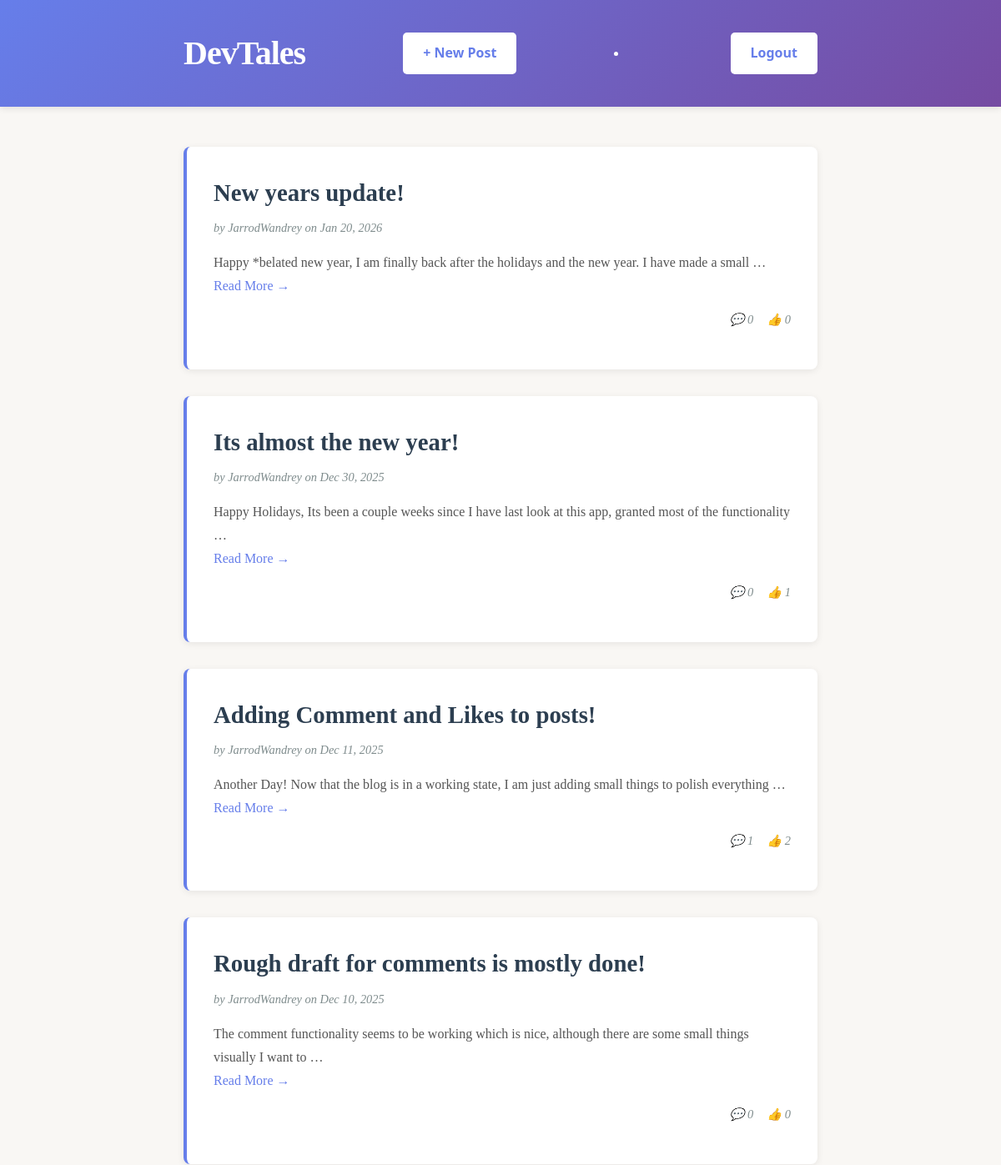
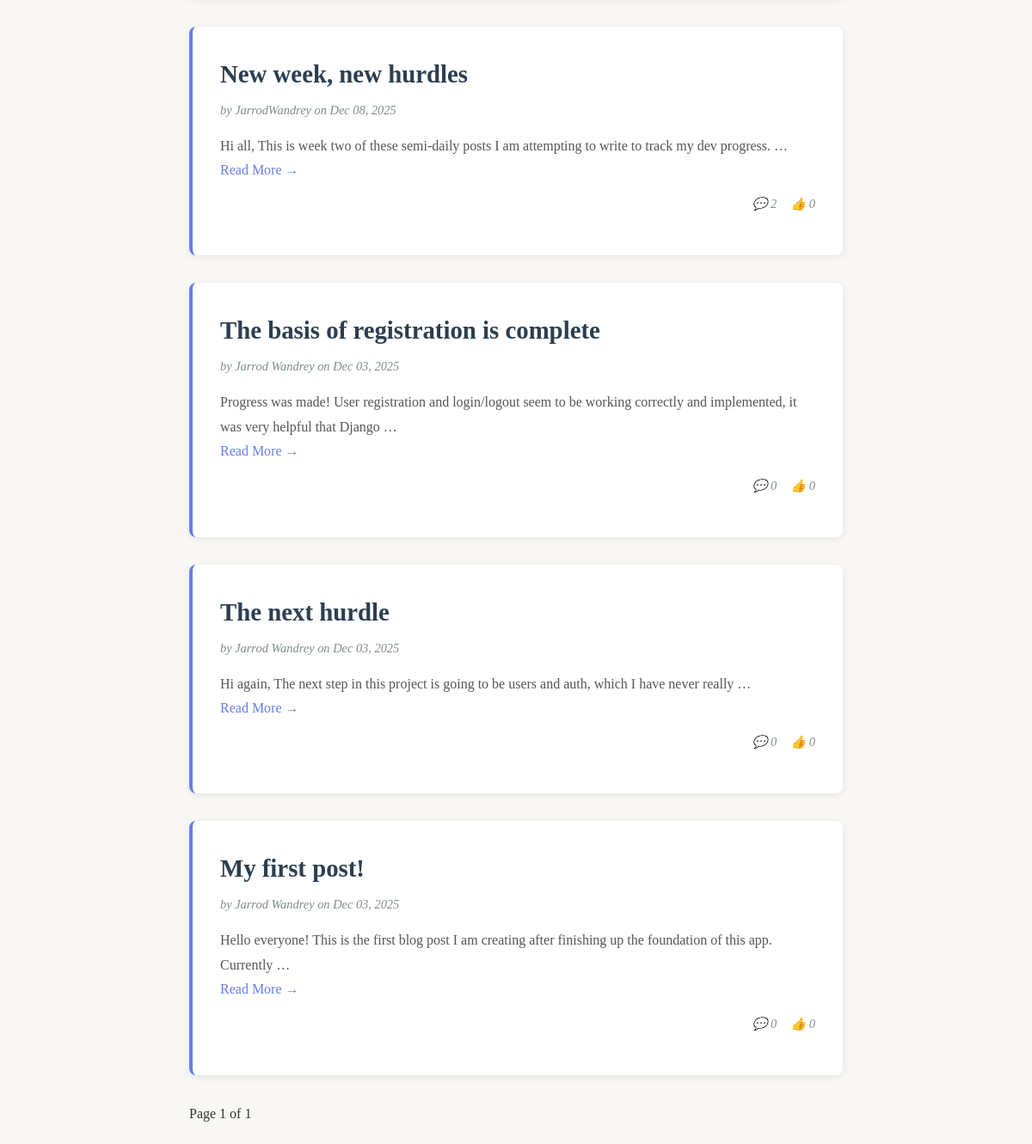
The app's page / (signed in) with its own data (2 pictures, top to bottom).
### blog/models.py (models this page shows)
class Post(models.Model):
    title = models.CharField(max_length=200)
    author = models.CharField(max_length=50)
    content = models.TextField()
    created_at = models.DateTimeField(auto_now_add=True)
    likes = models.IntegerField(default=0)

### blog/views.py (the view)
# urls.py: 2. Add a URL to urlpatterns:  path('', views.home, name='home')
def home(request):
    page_number = request.GET.get('page', 1)
    post_page = get_all_posts(page_number=page_number)
    return render(request, 'home.html', {'posts': post_page})

### blog/services.py (called while the page is built)
def get_all_posts(page_number=1, per_page=10):
    objects = Post.objects.all().order_by('-created_at')
    paginator = Paginator(objects, per_page)
    page_obj = paginator.get_page(page_number)
    return page_obj

### blog/templates/home.html (shortened to what this page needs)
<!DOCTYPE html>
<html lang="en">
<head>
</head>
<body>
    <header>
        <div class="container">
            <div class="header-content">
                <h1>DevTales</h1>
                {% if user.is_superuser %}
                <a href="/create/" class="add-post-btn">+ New Post</a>
                {% endif %}
                {% if user.is_authenticated %}
                    <li class="nav__item"></li>
                        <a href="{% url 'logout' %}" class="add-post-btn">Logout</a>
                {% endif %}
            </div>
        </div>
    </header>
    <div class="container">
        <div class="posts-section">
            {% for post in posts %}
                <article class="post-card">
                    <h2>{{ post.title }}</h2>
                    <div class="post-meta">by {{ post.author }} on {{ post.created_at|date:"M d, Y" }}</div>
                    <div class="post-content">{{ post.content|truncatewords:20 }}</div>
                    <a href="/show/{{post.id}}">Read More →</a>
                    <div style="display: flex; justify-content: flex-end; align-items: center; margin-top: 1rem;">
                        <div class="post-meta" style="margin-right: 1rem;">💬 {{ post.comments.count }}</div> <br>
                        <div class="post-meta">👍 {{ post.likes }}</div>
                    </div>
                </article>
            {% endfor %}
            <div class="pagination">
                <span> Page {{ posts.number }} of {{ posts.paginator.num_pages }} </span>
            </div>
        </div>
    </div>
</body>
</html>

### blog/templates/home.html (style rules this page uses)
* { margin: 0; padding: 0; box-sizing: border-box; }
body { font-family: 'Georgia', 'Garamond', serif; line-height: 1.6; color: #333; background-color: #f9f7f4; }
header { background: linear-gradient(135deg, #667eea 0%, #764ba2 100%); color: white; padding: 2rem 0; box-shadow: 0 2px 8px rgba(0,0,0,0.1); }
.container { max-width: 800px; margin: 0 auto; padding: 0 20px; }
.header-content { display: flex; justify-content: space-between; align-items: center; }
h1 { font-size: 2.5rem; font-weight: 700; letter-spacing: -1px; }
.add-post-btn { background-color: white; color: #667eea; padding: 0.75rem 1.5rem; border: none; border-radius: 5px; text-decoration: none; font-weight: 600; transition: all 0.3s ease; cursor: pointer; font-family: 'Segoe UI', Tahoma, Geneva, Verdana, sans-serif; }
.posts-section { padding: 3rem 0; }
.post-card { background: white; border-radius: 8px; padding: 2rem; margin-bottom: 2rem; box-shadow: 0 2px 8px rgba(0,0,0,0.08); transition: all 0.3s ease; border-left: 4px solid #667eea; }
.post-card h2 { font-size: 1.8rem; margin-bottom: 0.5rem; color: #2c3e50; }
.post-card a { color: #667eea; text-decoration: none; transition: color 0.3s ease; }
.post-meta { color: #7f8c8d; font-size: 0.9rem; margin-bottom: 1rem; font-style: italic; }
.post-content { color: #555; line-height: 1.8; }

### records on screen
Post: title "New years update!", author "JarrodWandrey", created_at "Jan 20, 2026", content "Happy *belated new year, I am finally back after the holidays and the new year. I have made a small …", comments.count "0", likes "0"
Post: title "Its almost the new year!", author "JarrodWandrey", created_at "Dec 30, 2025", content "Happy Holidays, Its been a couple weeks since I have last look at this app, granted most of the functionality …", comments.count "0", likes "1"
Post: title "Adding Comment and Likes to posts!", author "JarrodWandrey", created_at "Dec 11, 2025", content "Another Day! Now that the blog is in a working state, I am just adding small things to polish everything …", comments.count "1", likes "2"
Post: title "Rough draft for comments is mostly done!", author "JarrodWandrey", created_at "Dec 10, 2025", content "The comment functionality seems to be working which is nice, although there are some small things visually I want to …", comments.count "0", likes "0"
Post: title "New week, new hurdles", author "JarrodWandrey", created_at "Dec 08, 2025", content "Hi all, This is week two of these semi-daily posts I am attempting to write to track my dev progress. …", comments.count "2", likes "0"
Post: title "The basis of registration is complete", author "Jarrod Wandrey", created_at "Dec 03, 2025", content "Progress was made! User registration and login/logout seem to be working correctly and implemented, it was very helpful that Django …", comments.count "0", likes "0"
Post: title "The next hurdle", author "Jarrod Wandrey", created_at "Dec 03, 2025", content "Hi again, The next step in this project is going to be users and auth, which I have never really …", comments.count "0", likes "0"
Post: title "My first post!", author "Jarrod Wandrey", created_at "Dec 03, 2025", content "Hello everyone! This is the first blog post I am creating after finishing up the foundation of this app. Currently …", comments.count "0", likes "0"

### other values on screen
{{ posts.number }} "1"
{{ posts.paginator.num_pages }} "1"
